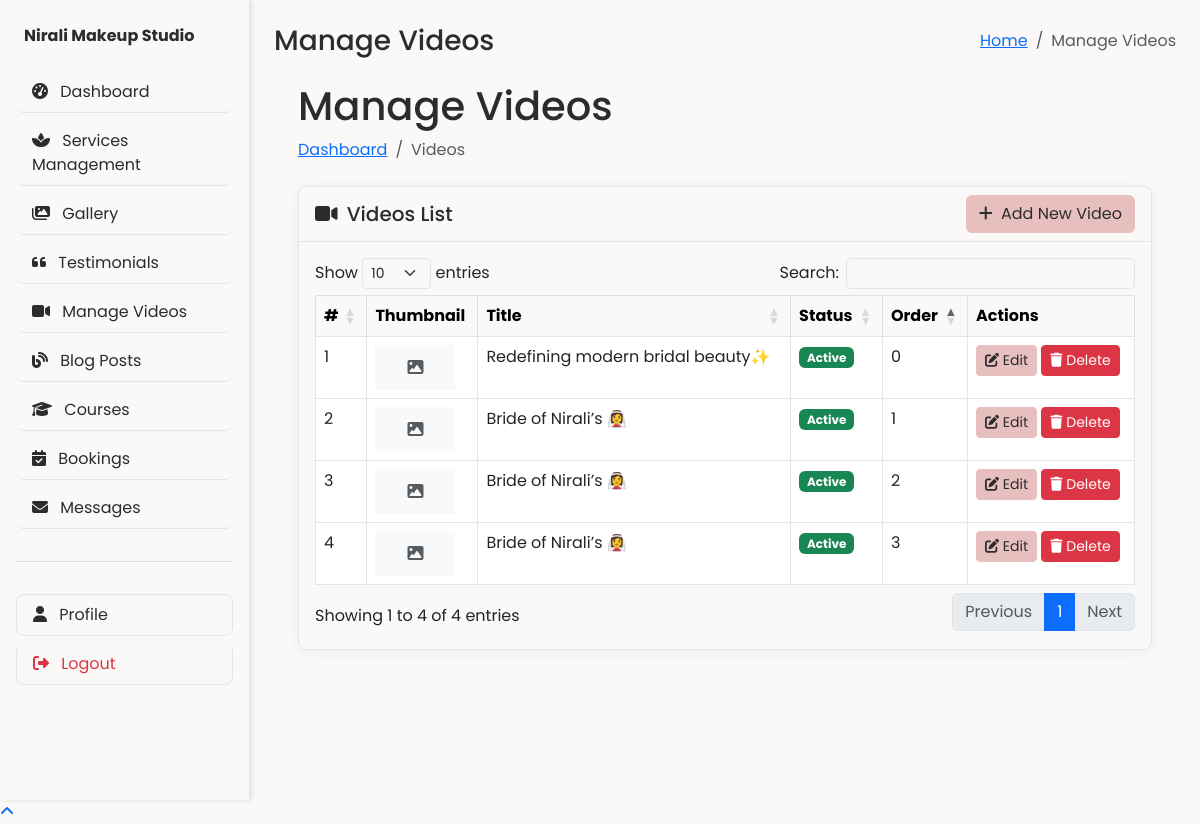
The app's page /admin/manage_videos.php (signed in) with its own data.
### tables this page shows
CREATE TABLE `videos` (
  `id` int(11) NOT NULL,
  `title` varchar(255) NOT NULL,
  `description` text DEFAULT NULL,
  `video_url` varchar(255) NOT NULL,
  `thumbnail_url` varchar(255) DEFAULT NULL,
  `display_order` int(11) DEFAULT 0,
  `is_active` tinyint(1) DEFAULT 1,
  `display_location` enum('home','academy','both') NOT NULL DEFAULT 'home',
  `created_at` timestamp NOT NULL DEFAULT current_timestamp(),
  `updated_at` timestamp NOT NULL DEFAULT current_timestamp() ON UPDATE current_timestamp()
);

### admin/manage_videos.php (the view, shortened to what this page needs)
<?php
require_once __DIR__ . '/../includes/config.php';
try {
    $pdo = getDBConnection();
} catch (Exception $e) {
    error_log("Database connection error: " . $e->getMessage());
    die("Error: Could not connect to the database. Please try again later.");
}
$videos = [];
try {
    $stmt = $pdo->query("SELECT * FROM videos ORDER BY display_order, created_at DESC");
    $videos = $stmt->fetchAll(PDO::FETCH_ASSOC);
} catch (PDOException $e) {
    $_SESSION['error'] = 'Error fetching videos: ' . $e->getMessage();
}
include 'includes/header.php';
?>
<div class="container-fluid px-4">
    <h1 class="mt-4">Manage Videos</h1>
    <ol class="breadcrumb mb-4">
        <li class="breadcrumb-item"><a href="index.php">Dashboard</a></li>
        <li class="breadcrumb-item active">Videos</li>
    </ol>
    <div class="card mb-4">
        <div class="card-header d-flex justify-content-between align-items-center">
            <h5 class="mb-0">
                <i class="fas fa-video me-1"></i>
                Videos List
            </h5>
            <button type="button" class="btn btn-primary" data-bs-toggle="modal" data-bs-target="#videoModal" onclick="resetForm()">
                <i class="fas fa-plus me-1"></i> Add New Video
            </button>
        </div>
        <div class="card-body">
            <?php if (empty($videos)): ?>
                <div class="alert alert-info">No videos found. Add your first video using the button above.</div>
            <?php else: ?>
                <div class="table-responsive">
                    <table class="table table-bordered table-hover" id="videosTable">
                        <thead class="table-light">
                            <tr>
                                <th>#</th>
                                <th>Thumbnail</th>
                                <th>Title</th>
                                <th>Status</th>
                                <th>Order</th>
                                <th>Actions</th>
                            </tr>
                        </thead>
                        <tbody>
                            <?php foreach ($videos as $index => $video): ?>
                                <tr>
                                    <td><?php echo $index + 1; ?></td>
                                    <td>
                                        <?php if (!empty($video['thumbnail_url'])): ?>
                                            <img src="../<?php echo htmlspecialchars($video['thumbnail_url']); ?>"
                                                 alt="Thumbnail"
                                                 style="width: 80px; height: 45px; object-fit: cover;">
                                        <?php else: ?>
                                            <div class="bg-light d-flex align-items-center justify-content-center"
                                                 style="width: 80px; height: 45px;">
                                                <i class="fas fa-image text-muted"></i>
                                            </div>
                                        <?php endif; ?>
                                    </td>
                                    <td><?php echo htmlspecialchars($video['title']); ?></td>
                                    <td>
                                        <span class="badge bg-<?php echo $video['is_active'] ? 'success' : 'secondary'; ?>">
                                            <?php echo $video['is_active'] ? 'Active' : 'Inactive'; ?>
                                        </span>
                                    </td>
                                    <td><?php echo (int)$video['display_order']; ?></td>
                                    <td>
                                        <button type="button" class="btn btn-sm btn-primary edit-video"
                                                data-id="<?php echo $video['id']; ?>"
                                                data-title="<?php echo htmlspecialchars($video['title']); ?>"
                                                data-description="<?php echo htmlspecialchars($video['description']); ?>"
                                                data-video-url="<?php echo htmlspecialchars($video['video_url']); ?>"
                                                data-thumbnail-url="<?php echo htmlspecialchars($video['thumbnail_url'] ?? ''); ?>"
                                                data-display-order="<?php echo (int)$video['display_order']; ?>"
                                                data-is-active="<?php echo (int)$video['is_active']; ?>">
                                            <i class="fas fa-edit"></i> Edit
                                        </button>
                                        <button type="button" class="btn btn-sm btn-danger delete-video"
                                                data-id="<?php echo $video['id']; ?>"
                                                data-title="<?php echo htmlspecialchars($video['title']); ?>">
                                            <i class="fas fa-trash"></i> Delete
                                        </button>
                                    </td>
                                </tr>
                            <?php endforeach; ?>
                        </tbody>
                    </table>
                </div>
            <?php endif; ?>
        </div>
    </div>
</div>
<?php include 'includes/footer.php'; ?>

### admin/includes/header.php (style rules this page uses)
.card { border-radius: 0.5rem; overflow: hidden; }
:root { --primary-bg: #FBF9F7; --primary-text: #2C2C2C; --sidebar-width: 250px; }
body { font-family: -apple-system, BlinkMacSystemFont, 'Segoe UI', Roboto, Oxygen, Ubuntu, Cantarell, sans-serif; background-color: var(--primary-bg); color: var(--primary-text); min-height: 100vh; margin: 0; padding: 0; }
:root { --primary: #4e73df; --secondary: #858796; --success: #1cc88a; --info: #36b9cc; --warning: #f6c23e; --danger: #e74a3b; --light: #f8f9fc; --dark: #5a5c69; --instagram: #e4405f; }
body { font-family: 'Poppins', sans-serif; background-color: var(--primary-bg); color: var(--primary-text); min-height: 100vh; overflow-x: hidden; }
.card { background: var(--tertiary-bg); border: 1px solid var(--light-border); border-radius: 8px; box-shadow: var(--card-shadow); transition: all 0.3s ease; }
.card-header { background: var(--secondary-bg); border-bottom: 1px solid var(--light-border); color: var(--primary-text); font-weight: 600; }
.btn-primary { background-color: var(--primary-accent); border-color: var(--primary-accent); color: var(--primary-text); transition: all 0.3s ease; }
.table { color: var(--primary-text); }
.table th { background-color: var(--secondary-bg); border-bottom: 2px solid var(--light-border); }
.table td { border-color: var(--light-border); }

### records on screen
videos: title "Redefining modern bridal beauty✨", is_active "Active", display_order "0"
videos: title "Bride of Nirali’s 👰‍♀️", is_active "Active", display_order "1"
videos: title "Bride of Nirali’s 👰‍♀️", is_active "Active", display_order "2"
videos: title "Bride of Nirali’s 👰‍♀️", is_active "Active", display_order "3"

### other values on screen
$page_title "Manage Videos"
